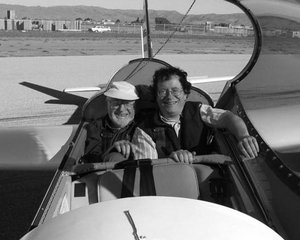
#> input picture apps/darkly/template-matcher/input.jpg, 300 x 240 px
$ python -i recog.py   (imports and definitions only)   (Python 2 division)
#> lines starting #> are read from the running program, lines starting #| are printed output that depends on the picture
#> further down, picture is the input picture: shape (240, 300, 3); min 0, max 255, mean 118.1
import cv2
import os
import logging
import zmq
import numpy as np

log_format = '%(created)f:%(levelname)s:%(message)s'
# [1 line not run here, left out]
TAG = "edge-detect-recog:"


def detectEdges(img):
    height, width, depth = img.shape
#> height = 240; width = 300; depth = 3
    pyr = np.zeros((height/2, width/2, depth), np.uint8)
    cv2.pyrDown(img, pyr)
    timg = cv2.cvtColor(pyr, cv2.COLOR_BGR2GRAY)
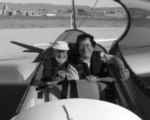
#> pyr: shape (120, 150, 3); min 5, max 254, mean 118.1
    edges = cv2.Canny(timg, 10, 100, apertureSize=3)
    return edges


def main(capture, sandbox_send, sandbox_recv, files=None):
    logging.debug(TAG + "inside main")
    frame_num = 0
    while True:
        logging.debug(TAG + "before reading frame")
        retval, frame = capture.read()
        if not retval:
            break  # end of video
        logging.debug(TAG + "after reading frame")
        frame_num += 1

        edges = detectEdges(frame)

        logging.debug(TAG + "sending obj:num %d" % frame_num)
        sandbox_send.send_pyobj((frame_num, edges))

    return True

>>> import cv2
>>> picture = cv2.imread('../template-matcher/input.jpg')
>>> result = detectEdges(picture)
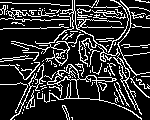
#> result: shape (120, 150); 18.9% white in thin lines or dots
